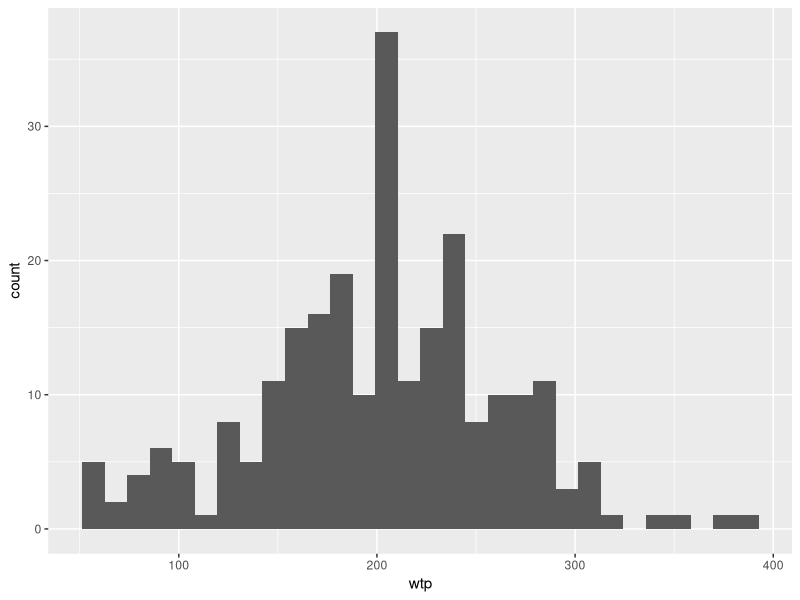
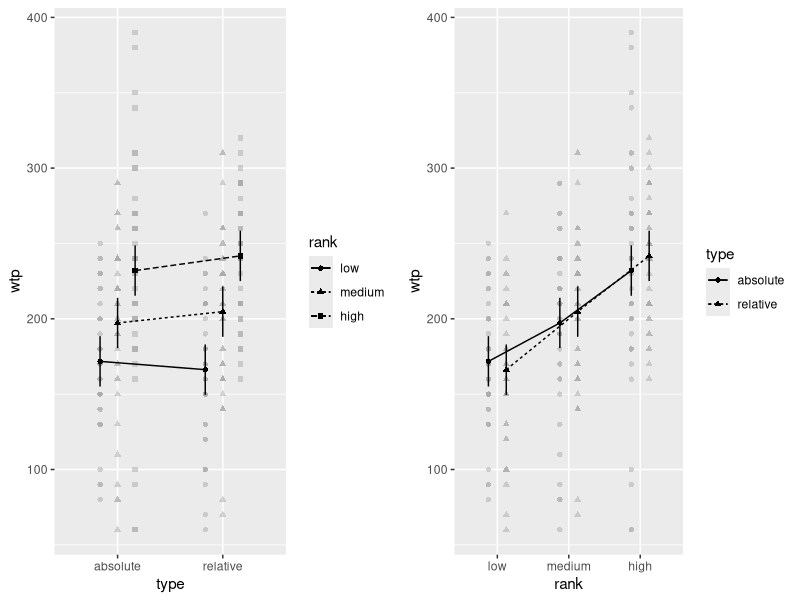
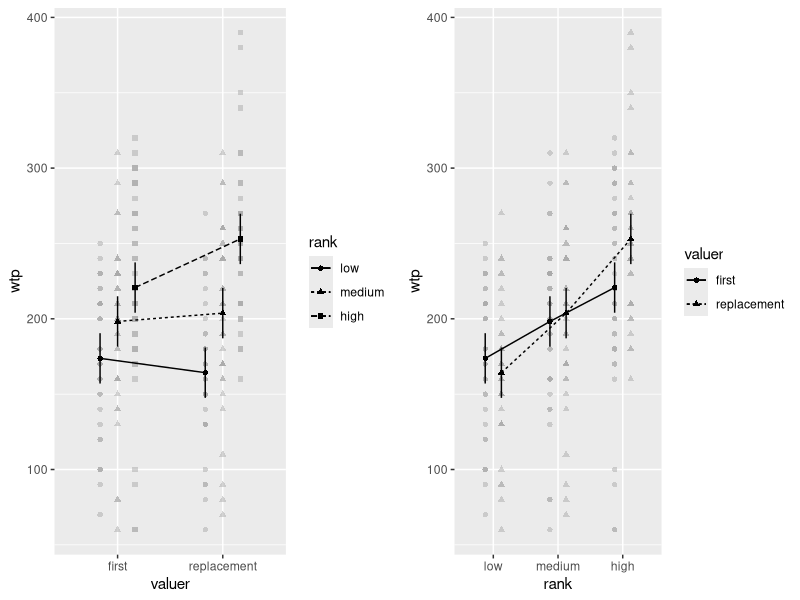
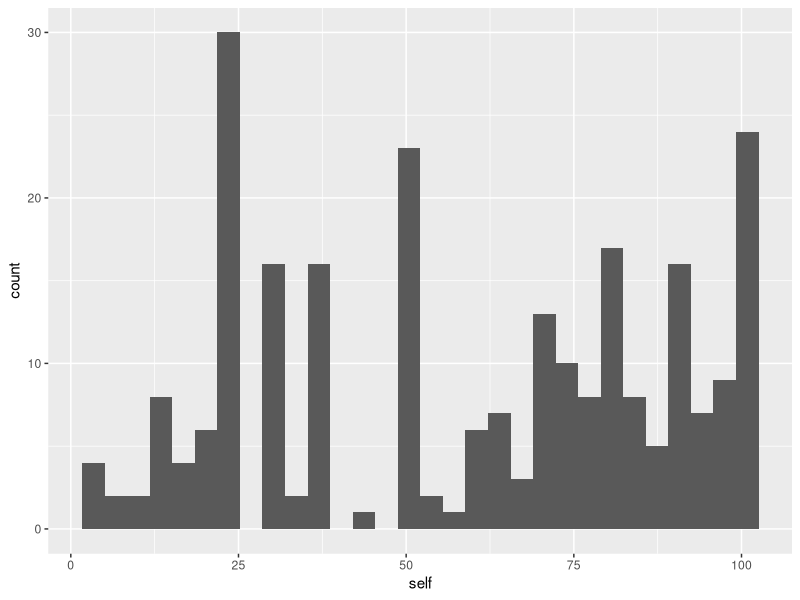
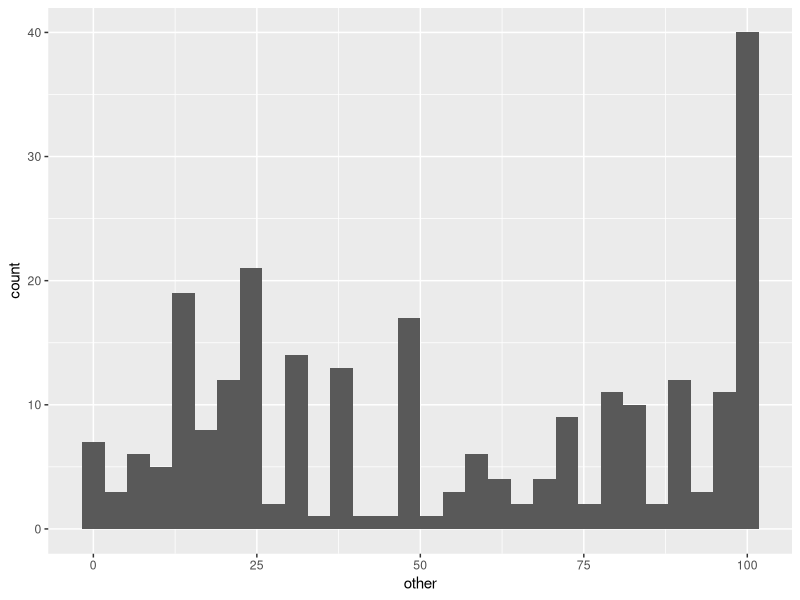
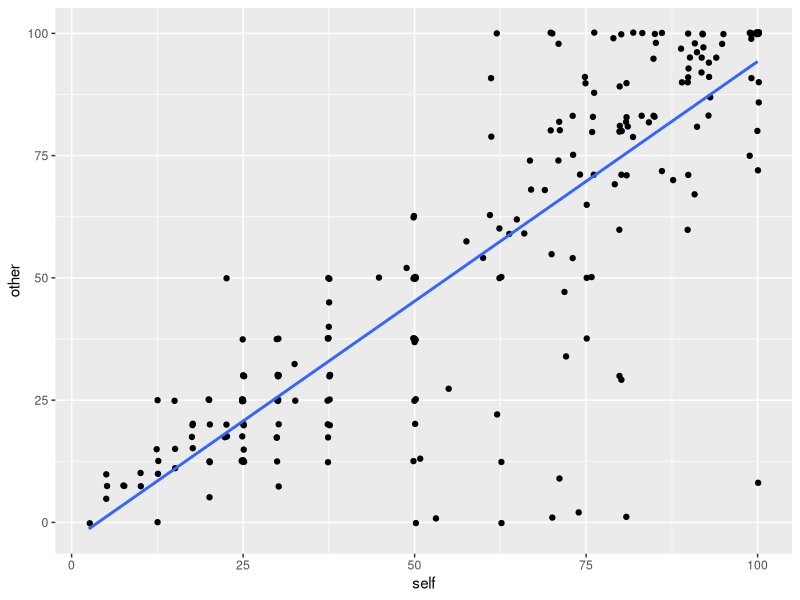
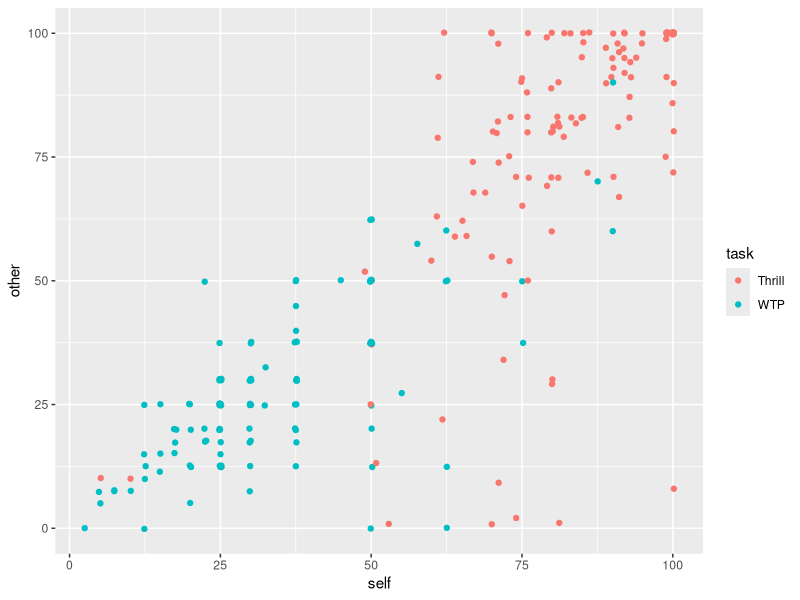
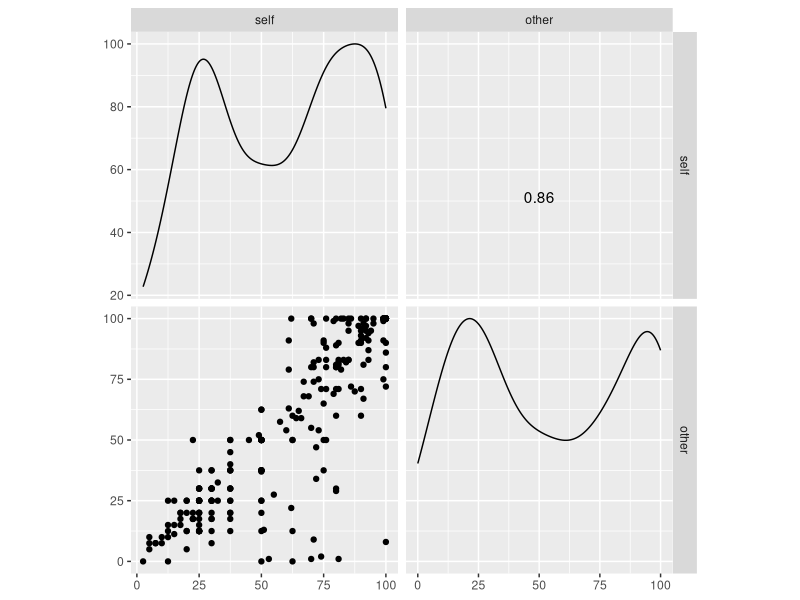

These figures' R source, in order:
library('tidyverse')
library('emmeans')
library('afex')
library('cowplot')


# PART 1
##data exploration
d1 <- read_csv('phones.csv')
head(d1)
d1 <- d1 %>% mutate(valuer=factor(valuer, levels=c('first','replacement')),
                    rank=factor(rank, levels=c('low','medium','high')),
                    type=factor(type, levels=c('absolute','relative')))
nrow(d1)
d1 %>% ggplot(aes(x=wtp)) + geom_histogram()
d1 %>% group_by(valuer) %>% summarise(n=n()) 
d1 %>% group_by(rank) %>% summarise(n=n())
d1 %>% group_by(type) %>% summarise(n=n())
d1 %>% group_by(rank,type) %>% summarise(n=n())
d1 %>% group_by(valuer,rank) %>%  summarise(n=n())
d1 %>% group_by(valuer,type) %>%  summarise(n=n())

##regression analysis

#### setting treatment contrasts for now
afex::set_treatment_contrasts()

### hypothesis: there exist interaction effects between type of rank and rank
### value in eliciting WTP. Further, the type of valuer may also affect WTP if 
### new phone is compared to old one (more interaction effects?)
l1 <- lm(wtp ~ type*rank + valuer*rank, d1)
summary(l1)
### the statistically significant effects are `rankhigh` the high ranked devices
### elicit 34 points higher WTP; and the interaction effect between high ranked 
### devices and valuers who are looking for a replacement device i.e, those
### looking for a replacement valued high ranked devices 46.6 points higher than
### first-time buyers implying that replacement buyers would accept higher prices.
### The statistically insignificant values follow the expected trends, except 
### that replacement buyers have 12 points lower of WTP than first time buyers 
### on average.

##visualization
##[insert animated graph showing relationships between variables]

##ANOVA testing
#### setting sum contrasts
afex::set_sum_contrasts()

a1 <- aov_car(wtp ~ type*rank + valuer*rank + Error(id), d1)
summary(a1)
### the ANOVA test shows us there is a significant difference between the rank 
### groups and the interaction affect between the type of valuer and rank; and 
### there is no statistically significant difference between the other groups

##visualization
p1 <- afex_plot(a1,'type','rank')
p2 <- afex_plot(a1,'rank','type')
pg1 <- plot_grid(p1,p2)
p3 <- afex_plot(a1,'valuer','rank')
p4 <- afex_plot(a1,'rank','valuer')
pg2 <- plot_grid(p3,p4)
pg1
pg2
### As the regression analysis showed, there is only a significant difference in
### in means between replacement valuers and high rank buyers. Otherwise, the 
### main determining factor when buying a new phone is the rank itself 
### regardless of type or valuer.

##follow-up tests
e1 <- emmeans(a1,c('type','rank'))
summary(e1)
### the highest mean comes from the high relative rank, but not that there is 
### not a large difference (not more than 10) between absolute and relative 
### ranks for each rank.

### test contrasts
con1 <- list(A_v_R = c(1/3,-1/3,1/3,-1/3,1/3,-1/3),
             L_v_E = c(1/2,1/2,rep(-1/4,4)),
             M_v_E = c(-1/4,-1/4,1/2,1/2,-1/4,-1/4),
             H_v_E = c(rep(-1/4,4),1/2,1/2))
contrast(e1,con1,adjust='holm')
### as expected only rank effects are statistically significant

e2 <- emmeans(a1,c('valuer','rank'))
summary(e2)
### like the ANOVA test suggests, only the replacement:high pair has a
### significant difference in means. Interestingly for low ranked devices, 
### replacement buyers value them less than first-time buyers. This suggests a 
### greater spread in WTP for replacement buyers than first-time buyers.
### [insert graph showing this]

### test contrasts
con2 <- list(F_v_R = c(1/3,-1/3,1/3,-1/3,1/3,-1/3),
             L_v_E = c(1/2,1/2,rep(-1/4,4)),
             M_v_E = c(-1/4,-1/4,1/2,1/2,-1/4,-1/4),
             H_v_E = c(rep(-1/4,4),1/2,1/2),
             Rh_v_Fh = c(rep(0,4),-1/2,1/2),
             Rh_v_E = c(rep(-1/5,5),1),
             Fl_v_Rl = c(1/2,-1/2,rep(0,4)))
contrast(e2,con2,adjust='holm')
### from the ANOVA visualization earlier, it looked like there might be a 
### difference between low ranked devices and type of valuers, however the 
### contrasts test shows us this is not statistically  significant.The contrasts
### test confirms that replacement buyers buying high rank devices report the 
### highest WTPs, 60.8 points greater than everybody else on average.
             


# PART 2
##data exploration
d2 <- read_csv('ride.csv')
head(d2)
d2 <- d2 %>% mutate(Task=factor(Task, levels=c('Thrill','WTP')),
                    Order=factor(Order, levels=c('Self First','Other First')))
d2 %>% filter(is.na(Task))
### there are missing values under Task, for Pid=(4,14,122,190,246) upon closer 
### examination, this is due to a misspelling of the word "Thrill" to "Thill"

### editing misspelled values
for (x in c(4,14,122,190,246)) {
  d2[d2$Pid==x,'Task'] <- as_factor('Thrill')
}
d2 %>% filter(is.na(Task))
### renaming columns because capitalization is annoying
d2 <- rename_with(d2, tolower)

nrow(d2)
d2 %>% group_by(task) %>% summarise(n=n())
d2 %>% group_by(order) %>% summarise(n=n())
d2 %>% group_by(task,order) %>% summarise(n=n())
d2 %>% ggplot(aes(x=self)) + geom_histogram()
d2 %>% ggplot(aes(x=other)) + geom_histogram()
d2 %>% ggplot(aes(x=self,y=other)) + geom_point(position='jitter') + geom_smooth(method='lm',se=F)
d2 %>% ggplot(aes(x=self,y=other,color=task)) + geom_point(position='jitter') 

##regression analysis
#### setting treatment contrasts for now
afex::set_treatment_contrasts()

d2 %>% select(self,other) %>% GGally::ggscatmat()
### note the bimodal distribution of both `self` and `other` ratings, 
### participants tend to avoid giving median scores for either
l2 <- lm(other ~ self,d2)
summary(l2)
l3 <- lm(other ~ task*self + order,d2)
summary(l3)
l4 <- lm(other ~ self*order + task*self,d2)
summary(l4)
### There is almost a 1:1 relationship between how much a participant rates 
### their own experience and how they expect others to enjoy the same experience.
### Further, those who rate other's experience first rate it 5 points higher than
### when they rate themselves' first on average. Further, there seems to be
### statistically significant interaction effects between `taskWTP` and `self`.

##follow-up tests
e3 <- emtrends(l3,'task','self')
summary(e3)
### we can see that the slope of `self` decreases by 0.4 when participants are 
### in the WTP group.

e4 <- emmeans(l3,'task',self=mean(d2$self))
summary(e4)
### the WTP group also has a lower intercept than the Thrill group

##ANOVA Testing
#### set sum contrasts
afex::set_sum_contrasts()
a2 <- aov_car(other ~ task*order + Error(pid), d2)
summary(a2)
p5 <- afex_plot(a2,'task','order')
p6 <- afex_plot(a2,'order','task')
plot_grid(p5,p6)

##follow-up tests
e5 <- emmeans(a2,c('task','order'))
summary(e5)

con3 <- list(T_v_W=c(1/2,-1/2,1/2,-1/2),
             S_v_O=c(1/2,1/2,-1/2,-1/2),
             OT_v_ST=c(-1,0,1,0))
contrast(e5,con3,adjust='holm')
